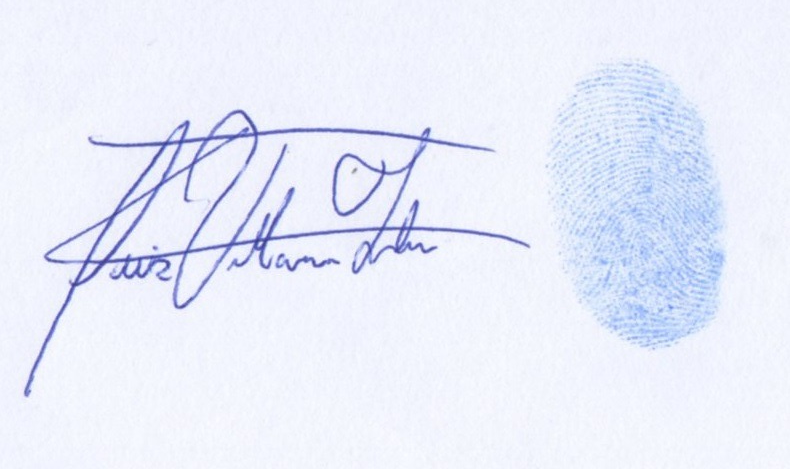
#> input picture EXAMEN GRAFICA/firma.jpg, 790 x 469 px
$ python 2.py
#> lines starting #> are read from the running program, lines starting #| are printed output that depends on the picture; after the words box and inside, x2 and y2 are one past the last pixel; in counts of white or black regions, pixels touching at a corner belong together
import cv2
import numpy as np
import matplotlib as plt
from matplotlib import pyplot as plt

img = cv2.imread("firma.jpg",0)
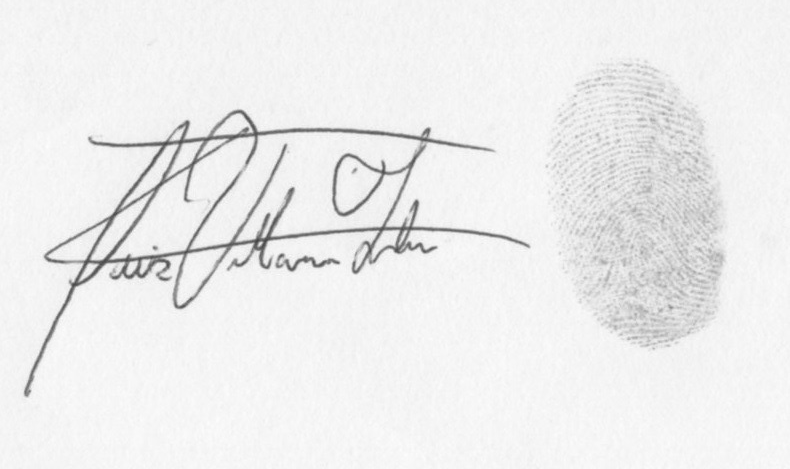
#> img: shape (469, 790); min 67, max 254, mean 237.5

#########  write your code here ##################

img_out = img

hist = cv2.calcHist([img_out], [0], None, [256], [0, 256])
#> hist = 256 values, max 59127 at index 245, min 0 at index 0, mean 1447.3


height, width = img_out.shape
#> height = 469; width = 790
for i in range(height):
    for j in range(width):
        if img_out[i][j]>220:
            img_out[i][j]=255
        else:
            img_out[i][j]=0
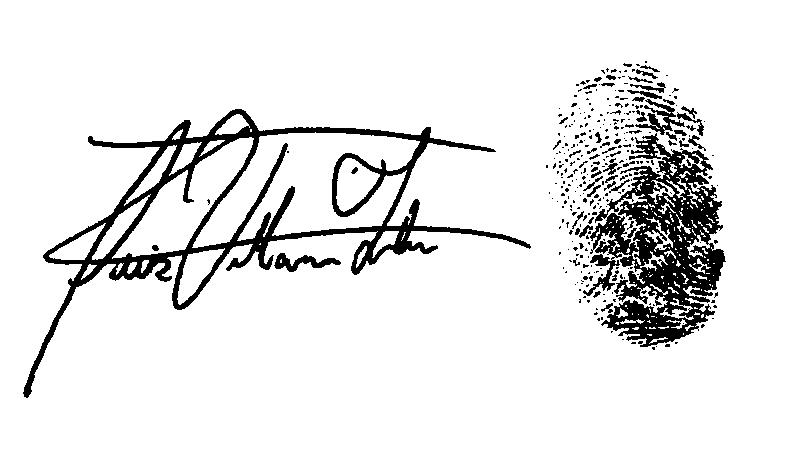
#> img_out: shape (469, 790); 90.7% white; 330 black regions (271 under 20 px), largest, box (x1, y1, x2, y2) and area: (23, 109, 531, 398) 15704, (583, 133, 726, 347) 13831, (635, 99, 685, 135) 561


######## the result have to be set in img_out ####
######## not modify from here ####################

cv2.imwrite("firma_out.jpg", img_out)
